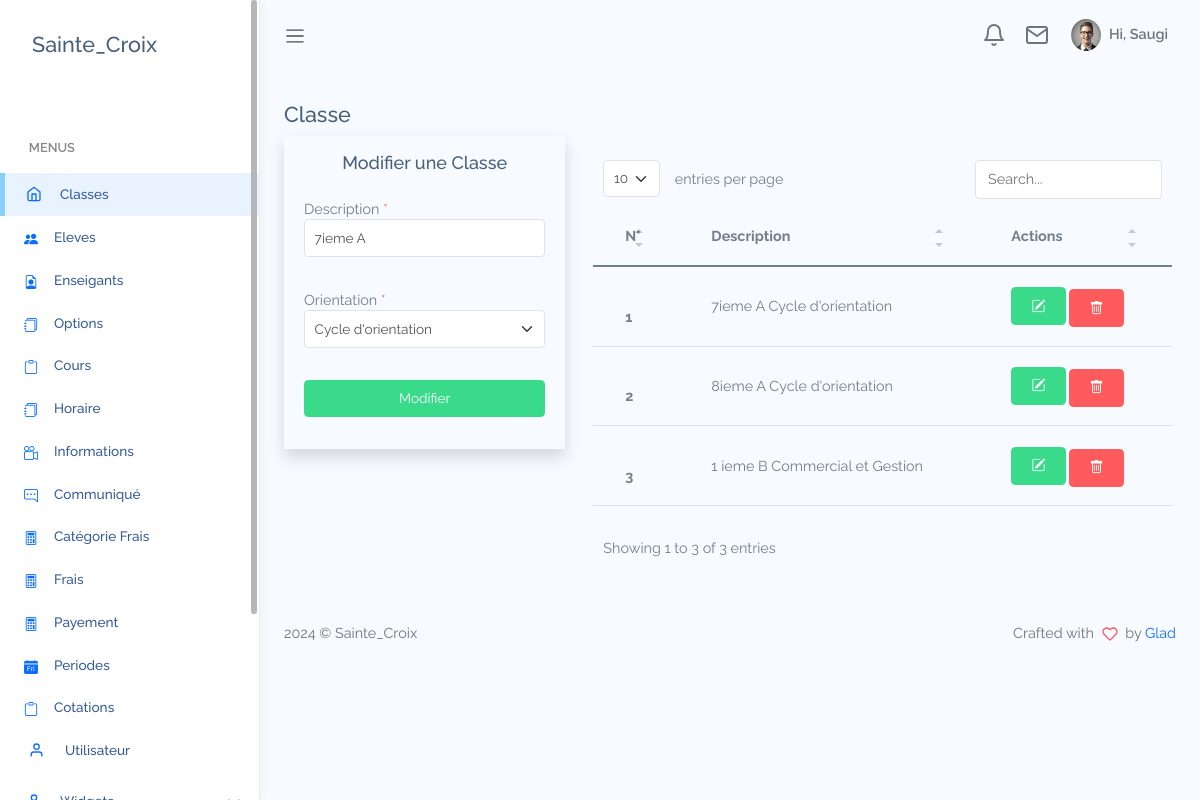
The app's page /views/classe.php?idClass=1 with its own data.
### tables this page shows
CREATE TABLE `classe` (
  `id` int(11) NOT NULL,
  `nomClasse` varchar(50) NOT NULL,
  `orientation` int(11) NOT NULL,
  `statut` int(11) NOT NULL
);

CREATE TABLE `option` (
  `id` int(11) NOT NULL,
  `Description` varchar(50) NOT NULL,
  `statut` int(11) NOT NULL
);

### models/select/select-Classe.php (called while the page is built)
<?php
    if (isset($_GET['idClass'])){
        $id=$_GET['idClass'];
        $getDataMod=$connexion->prepare("SELECT * FROM `classe` WHERE id=?");
        $getDataMod->execute([$id]);
        $tab=$getDataMod->fetch();
        $url="../models/updat/up-Classe-post.php?idClass=".$id;
        $btn="Modifier";
        $title="Modifier une Classe ";
    }
    else{
        $url="../models/add/add-Classe-post.php";
        $btn="Enregistrer";
        $title="Ajouter une Classe";
    }
    if(isset($_GET['search']) && !empty($_GET['search'])){
        $search=$_GET['search'];
        $getData=$connexion->prepare("SELECT * from client WHERE supprimer=0 AND client.nom LIKE ? OR client.postnom LIKE ? OR
        client.prenom LIKE ? OR client.genre LIKE ? OR client.adresse LIKE ? OR client.telephone LIKE ?");
        $getData->execute(["%".$search."%", "%".$search."%", "%".$search."%", "%".$search."%", "%".$search."%","%".$search."%"]);
    }
    else{
        $statut=0;
        $getData=$connexion->prepare("SELECT classe.*,`option`.`Description` FROM `classe`,`option` WHERE classe.orientation=`option`.id AND classe.`statut`=?");
        $getData->execute([$statut]);
    }

### views/classe.php (the view, shortened to what this page needs)
<?php
include '../connexion/connexion.php';
require_once('../models/select/select-Classe.php');
?>
<!DOCTYPE html>
<html lang="en">
<head>
    <?php require_once('style.php') ?>
</head>
<body>
    <div id="app">
        <?php
        require_once('aside1.php');
        ?>
        <div id="main">
            <?php require_once('navbar.php') ?>
            <div class="main-content container-fluid">
                <div class="row">
                    <div class="col-12">
                        <h4>Classe</h4>
                    </div>
                    <div class="col-xl-4 col-lg-4 col-md-6">
                        <form action="<?= $url ?>" class="shadow p-3" method="POST">
                            <h5 class="text-center"><?= $title ?></h5>
                            <div class="row">
                                <div class="col-12 p-3">
                                    <label for="">Description <span class="text-danger">*</span></label>
                                    <input required type="text" class="form-control" name="description" placeholder="Entrez la description" <?php if (isset($_GET['idClass'])) { ?> value="<?php echo $tab['nomClasse']; ?> <?php } ?>">
                                </div>
                                <div class="col-xl-12 col-lg-12 col-md-6 p-3">
                                    <label for="">Orientation <span class="text-danger">*</span></label>
                                    <select required name="Option" id="" class="form-select">
                                        <?php
                                        $rep = $connexion->prepare("SELECT * from `option` WHERE statut=?");
                                        $rep->execute([0]);
                                        while ($Option = $rep->fetch()) {
                                            $Orientation = $tab['orientation'];
                                            if (isset($_GET['idClass'])) {
                                            ?>
                                                <option <?php if ($Option['id'] == $Orientation) { ?> Selected <?php } ?> value="<?php echo $Option['id']; ?>">
                                                    <?php echo  $Option['Description']; ?>
                                                </option>
                                            <?php } else {
                                            ?>
                                                <option value="<?php echo $Option['id']; ?>">
                                                    <?php echo  $Option['Description']; ?>
                                                </option>
                                        <?php }
                                        }
                                        ?>
                                    </select>
                                </div>
                                <div class="col-12 p-3">
                                    <input type="submit" class="btn btn-success w-100" name="Valider" value="<?= $btn ?>">
                                </div>
                            </div>
                        </form>
                    </div>
                    <div class="col-xl-8 col-lg-8 col-md-6 table-responsive px-3 pt-3">
                        <table class='table table-hover' id="table1">
                            <thead>
                                <tr>
                                    <th>N°</th>
                                    <th>Description</th>
                                    <th>Actions</th>
                                </tr>
                            </thead>
                            <tbody>
                                <?php
                                $n = 0;
                                while ($idClass = $getData->fetch()) {
                                    $n++;
                                ?>
                                    <tr>
                                        <th scope="row"><?= $n; ?></th>
                                        <td> <?= $idClass["nomClasse"] . " " . $idClass["Description"] ?></td>
                                        <td>
                                            <a href='classe.php?idClass=<?= $idClass['id'] ?>' class="btn btn-sm btn-success">
                                                <i class="bi bi-pencil-square"></i>
                                            </a>
                                            <a onclick=" return confirm('Voulez-vous vraiment supprimer ?')" href="../models/delete/del-boutique-post.php?idSupcat=<?= $idClass['id'] ?>" class="btn btn-danger btn-sm mt-1">
                                                <i class="bi bi-trash"></i>
                                            </a>
                                        </td>
                                    </tr>
                                <?php
                                }
                                ?>
                            </tbody>
                        </table>
                    </div>
                </div>
            </div>
            <footer>
                <div class="footer clearfix mb-0 text-muted">
                    <div class="float-start">
                        <p>2024 &copy; Sainte_Croix</p>
                    </div>
                    <div class="float-end">
                        <p>Crafted with <span class='text-danger'><i data-feather="heart"></i></span> by <a href="wa.me:0997019883">Glad</a></p>
                    </div>
                </div>
            </footer>
        </div>
    </div>
</body>
</html>

### assets/css/app.css (style rules this page uses)
* { font-family:Raleway }
#app { position:relative }
#main { margin-left:260px;background-color:#f7faff;min-height:100vh;transition:margin-left .6s ease-out }
#main .main-content { padding:2rem 1.5rem }
.feather,i { font-size:14px;height:1rem }
footer { padding:1rem 1.5rem }
.btn i,.btn svg { width:16px;height:16px }
.btn.btn-danger,.btn.btn-dark,.btn.btn-info,.btn.btn-light,.btn.btn-link,.btn.btn-primary,.btn.btn-secondary,.btn.btn-success,.btn.btn-warning { color:#fff }
.dataTable-table td,.dataTable-table thead th,.table td,.table thead th { vertical-align:middle }
.dataTable-table thead th,.table thead th { border-bottom:2px solid #475f7b }

### records on screen
classe: description "7ieme A", nomClasse "7ieme A", option.Description "Cycle d'orientation"
classe: nomClasse "8ieme A", option.Description "Cycle d'orientation"
classe: nomClasse "1 ieme B", option.Description "Commercial et Gestion"

### other values on screen
$title "Modifier une Classe"
form field Option "Cycle d'orientation"
